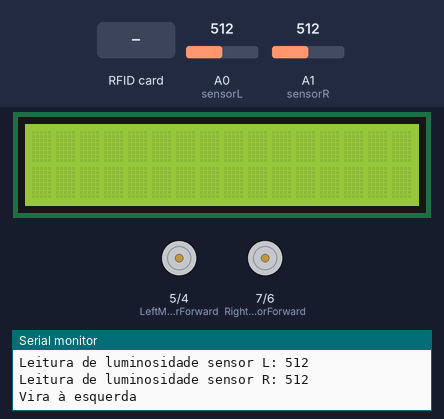
The sketch below on a simulated Arduino Uno, built with avr-gcc and run on an emulated ATmega328P. On the bench: 16×2 character LCD, motor-driver pin pairs drawn as motors (green arrow = first pin HIGH = forward, orange = second pin HIGH = backward, longer = more drive), the last lines printed to the serial monitor. The inputs (shaded band) are chosen by the test bench; at power-on: A0 (sensorL) = 512, A1 (sensorR) = 512.

Above: at 1.3 s.
1.4 s: A0 (sensorL) set to 108
3.4 s: A0 (sensorL) set to 91
At 3.74 s:
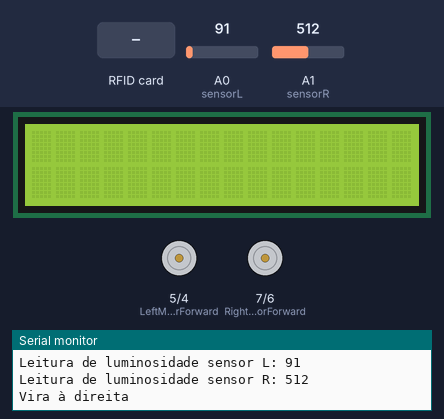
5.7 s: A1 (sensorR) set to 90
At 5.91 s:
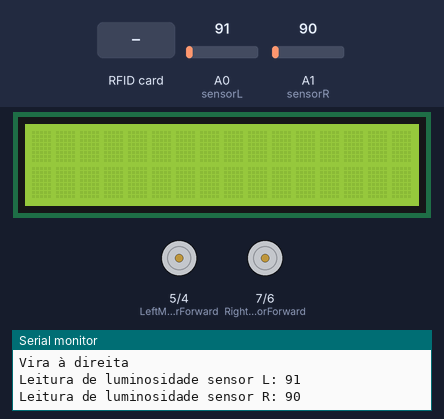
7.8 s: A1 (sensorR) set to 110
At 7.92 s:
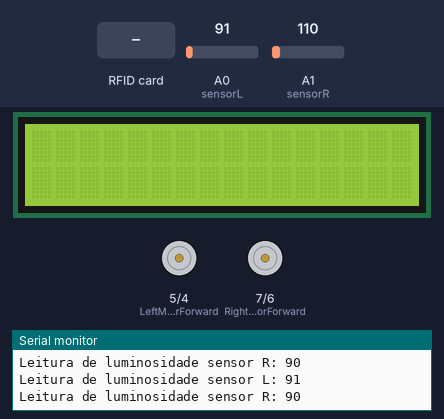
9.6 s: RFID card 5E 7A 19 C4 held to the reader
12.6 s: A0 (sensorL) set to 1023
At 12.71 s:
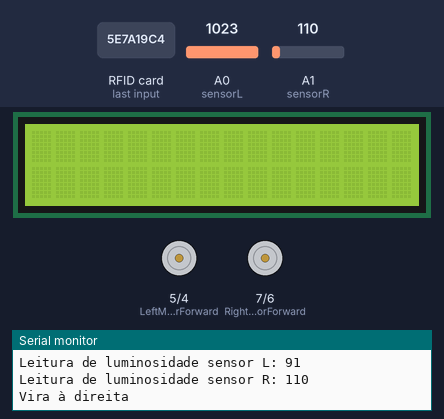
Timing chart, 0 to 15.4 s (numbered marks = the images above; inputs shaded):
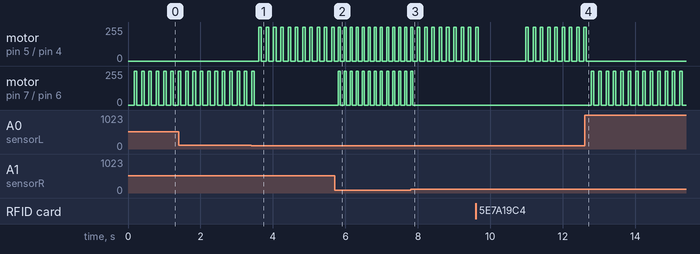

The sketch:

carrinhoSeguidorDeLinha.ino
```cpp
#include <SPI.h>
#include <Wire.h>
#include <LiquidCrystal_I2C.h>
#include <MFRC522.h>

#define SS_PIN 10//pinos do RFID reader
#define RST_PIN 9

#define RightMotorForward 7
#define RightMotorBackward 6
#define LeftMotorForward 5
#define LeftMotorBackward 4
#define sensorL A0
#define sensorR A1
#define FW 55
#define TR 70
#define PAUSE 75

LiquidCrystal_I2C lcd(0x27, 16, 2);//Instancia do lcd
MFRC522 rfid(SS_PIN, RST_PIN);//Instancia do leitor rfid


//arrays usados para salvar os UIDs
short uid[5];//total de valores que vamos empilhar
short holder;
byte cardsTotal = 0;//assim que atingir 5 o robô deve parar e mostrar os dados em ordem de pilha
long currentTime;//holder para a função millis
long lastTime = 0;//vatiável para controle do tempo (última vez que o cartão foi lido)
const long interval = 5000;//o arduino só pode ler o cartão se um tempo mínimo de 5seg (5000ms) tiver passado

void setup() {
pinMode(RightMotorForward, OUTPUT);
pinMode(LeftMotorForward, OUTPUT);
pinMode(LeftMotorBackward, OUTPUT);
pinMode(RightMotorBackward, OUTPUT);
pinMode(sensorL,INPUT);
pinMode(sensorR,INPUT);
Serial.begin(9600);
SPI.begin();
rfid.PCD_Init();//Inicia o leitor rfid
//inicializando o lcd
lcd.init();
lcd.backlight();

}

void loop() {
//mensagem que e escrita no lcd
//lcd.setCursor(0,0);
//lcd.print("Ola, sou Clovis");
//lcd.setCursor(0, 1);
//lcd.print("      :D");
currentTime = millis();
if(rfid.PICC_IsNewCardPresent()){
    if(rfid.PICC_ReadCardSerial()){
      if(currentTime - lastTime >= interval){
        lastTime = currentTime;//salva a última vez que o arduino leu um cartão

        holder = 0;
        switch(cardsTotal){//checará quantos cartões foram preechidos e preecherá o array de acordo
          case 0:
            for(byte i = 0; i < rfid.uid.size; i++){
              holder += rfid.uid.uidByte[i];
            }
            uid[0] = holder;
            break;
          case 1:
            for(byte i = 0; i < rfid.uid.size; i++){
              holder += rfid.uid.uidByte[i];
            }
            uid[1] = holder;
          break;
          case 2:
            for(byte i = 0; i < rfid.uid.size; i++){
              holder += rfid.uid.uidByte[i];
          }
            uid[2] = holder;
          break;
          case 3:
            for(byte i = 0; i < rfid.uid.size; i++){
              holder += rfid.uid.uidByte[i];
            }
            uid[3] = holder;
          break;
          case 4:
            for(byte i = 0; i < rfid.uid.size; i++){
              holder += rfid.uid.uidByte[i];
            }
            uid[4] = holder;
          break;
          default://aviso para algo que não deve acontecer
            limpaTela();
            lcd.setCursor(0,0);
            lcd.print("Uh oh...");
            lcd.setCursor(0,1);
            lcd.print("PROGRAMADOR!");
          delay(5000);
          break;
        }

     cardsTotal++;//cada vez que um cartão é lido o número é incrementado
     delay(1200);
     }
     if(cardsTotal == 5){
      finale();
     }
     limpaTela();
    }
  }
int left = analogRead(sensorL);
int right = analogRead(sensorR);
Serial.print("Leitura de luminosidade sensor L: ");
Serial.println(left);
Serial.print("Leitura de luminosidade sensor R: ");
Serial.println(right);


if (left < 100 && right < 100){
moveForward();
}
else if (left > 100){
turnLeft();
}
else if (right > 100){
turnRight();
}
delay(PAUSE);
}

void moveForward(){
motorLForward();
motorRForward();
delay(FW);
moveStop();
}

void turnRight(){
Serial.println("Vira à direita");
motorLForward();
delay(TR);
moveStop();
}

void turnLeft(){
Serial.println("Vira à esquerda");
motorRForward();
delay(TR);
moveStop();
}

void moveStop(){
digitalWrite(RightMotorForward, LOW);
digitalWrite(LeftMotorForward, LOW);
digitalWrite(RightMotorBackward, LOW);
digitalWrite(LeftMotorBackward, LOW);
}

void motorRForward(){
digitalWrite(RightMotorForward, HIGH);
digitalWrite(RightMotorBackward, LOW);
}

void motorRBackward(){
digitalWrite(RightMotorForward, LOW);
digitalWrite(RightMotorBackward, HIGH);
}

void motorLForward(){
digitalWrite(LeftMotorForward, HIGH);
digitalWrite(LeftMotorBackward, LOW);
}

void motorLBackward(){
digitalWrite(LeftMotorForward, LOW);
digitalWrite(LeftMotorBackward, HIGH);
}
void finale(){//função que desempilha
  limpaTela();
    lcd.setCursor(0,0);
    lcd.print("Desempilhando:");
    lcd.setCursor(0,1);
    int j = 4;
    for(byte i = 0; i < 5; i++){//i não chega a ser menor que zero e buga a função, caso use o i para desempilhar
      lcd.print(uid[j], DEC);
      lcd.print(" ");
      Serial.println(uid[j], DEC);
      j--;
    }
    delay(12000);
}
void limpaTela(){//fução para limpar a toda a tela com um comando
  lcd.setCursor(0,0);
  lcd.clear();
  lcd.setCursor(0,1);
  lcd.clear();
}
```

Measured:
- the behaviour switches between 101 and 100 on A0 (sensorL) (found by bisection; images 0 and 1)
- after the input at 3.4 s, motor on pin 5 (LeftMotorForward) / pin 4 (LeftMotorBackward): alternates forward 255/255 for 0.07 s and stopped for 0.13 s, starting after 0.21 s; motor on pin 7 (RightMotorForward) / pin 6 (RightMotorBackward): goes on until 3.5 s, then stays stopped
- after the input at 5.7 s, motor on pin 7 (RightMotorForward) / pin 6 (RightMotorBackward): alternates forward 255/255 for 0.06 s and stopped for 0.11 s, starting after 0.10 s
- after the input at 7.8 s, motor on pin 7 (RightMotorForward) / pin 6 (RightMotorBackward): goes on until 7.9 s, then stays stopped
- after the input at 12.6 s, motor on pin 5 (LeftMotorForward) / pin 4 (LeftMotorBackward): goes on until 12.7 s, then stays stopped; motor on pin 7 (RightMotorForward) / pin 6 (RightMotorBackward): alternates forward 255/255 for 0.07 s and stopped for 0.13 s, starting after 0.19 s
- by itself, motor on pin 7 (RightMotorForward) / pin 6 (RightMotorBackward): alternates forward 255/255 for 0.07 s and stopped for 0.13 s
